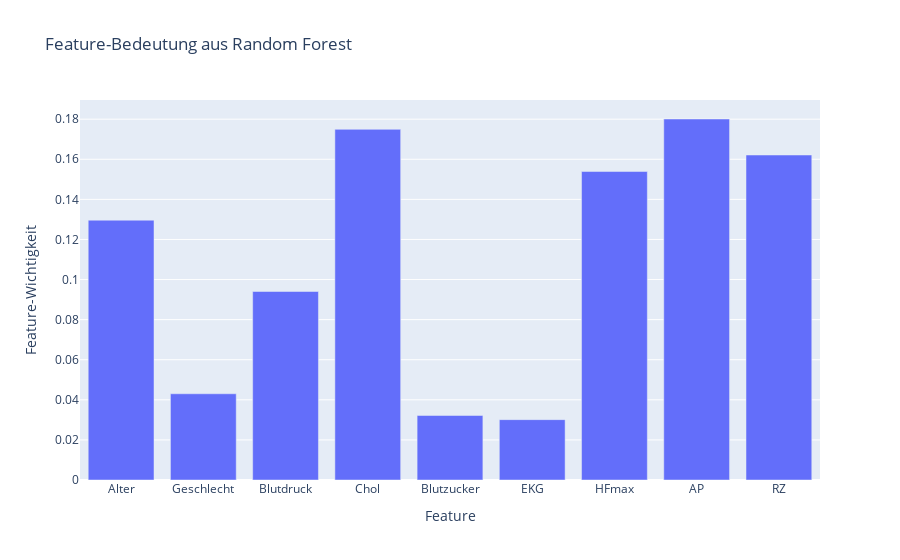

Notebook code for this chart:
### Markdown cell above
### 4.2 Feature-Bedeutung für Random Forest

### Code cell
# Feature-Wichtigkeit aus Random Forest
feature_importance = clf.feature_importances_

# DataFrame für Plotly erstellen
df_plot = pd.DataFrame({"Feature": X.columns.tolist(), "Wichtigkeit": feature_importance})

# Interaktive Visualisierung mit Plotly
fig = px.bar(df_plot, x="Feature", y="Wichtigkeit", title="Feature-Bedeutung aus Random Forest", labels={"Feature": "Feature", "Wichtigkeit": "Feature-Wichtigkeit"})
fig.update_xaxes() 
fig.show()

### Figure 1 — Plotly figure (JSON) as saved in the notebook; plotly's stock layout.template omitted (floating-point values rounded to 4 significant figures)
{"data": [{"hovertemplate": "Feature=%{x}<br>Feature-Wichtigkeit=%{y}<extra></extra>", "legendgroup": "", "marker": {"color": "#636efa", "pattern": {"shape": ""}}, "name": "", "orientation": "v", "showlegend": false, "textposition": "auto", "type": "bar", "x": ["Alter", "Geschlecht", "Blutdruck", "Chol", "Blutzucker", "EKG", "HFmax", "AP", "RZ"], "xaxis": "x", "y": [0.1296, 0.04302, 0.09404, 0.1749, 0.03218, 0.03012, 0.1539, 0.1801, 0.1621], "yaxis": "y"}], "layout": {"barmode": "relative", "legend": {"tracegroupgap": 0}, "title": {"text": "Feature-Bedeutung aus Random Forest"}, "xaxis": {"anchor": "y", "domain": [0, 1], "title": {"text": "Feature"}}, "yaxis": {"anchor": "x", "domain": [0, 1], "title": {"text": "Feature-Wichtigkeit"}}}}
